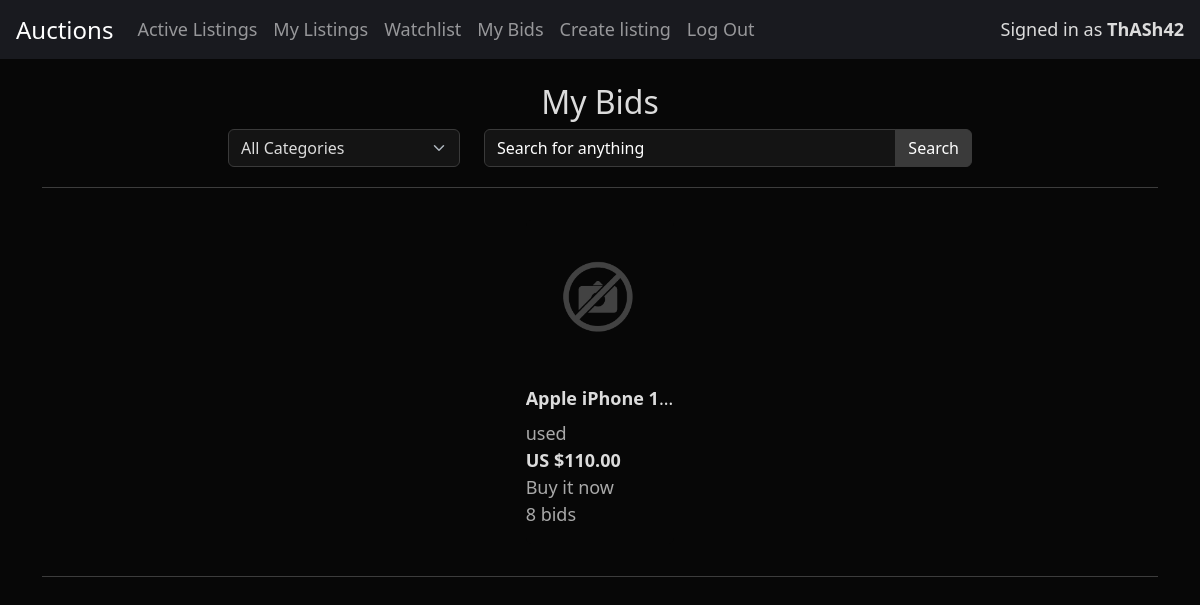
Screenshot of /my-bids (signed in) with the database file from the repository.
### auctions/models.py (models this page shows, shortened)
class User(AbstractUser):
    pass

class Listing(models.Model):
    owner = models.ForeignKey(User, on_delete=models.CASCADE, related_name="owner")
    title = models.CharField(max_length=64)
    description = models.TextField()
    start_bid = models.DecimalField(max_digits=20, decimal_places=2)
    image = models.URLField(max_length=256)
    bids = models.ManyToManyField(Bid, blank=True, related_name="bids")
    condition = models.CharField(
        max_length=16, null=True, choices=CONDITION_CHOICES
    )
    category = models.CharField(
        max_length=32, default=None, null=True, blank=True, choices=CATEGORY_CHOICES
    )
    active_status = models.CharField(
        max_length=16, default="active", choices=STATUS_CHOICES
    )
    watchlist = models.ManyToManyField(User, blank=True, related_name="watching_users")
    comments = models.ManyToManyField(Comment, blank=True, related_name="comments")
    winner = models.OneToOneField(
        User, on_delete=models.SET_NULL, blank=True, null=True, default=None
    )

class Bid(models.Model):
    price = models.DecimalField(max_digits=10, decimal_places=2)
    time = models.DateTimeField(auto_now=True)
    user = models.ForeignKey(User, on_delete=models.CASCADE, related_name="user")

### auctions/views.py (the view)
# urls.py: path("my-bids", views.my_bids, name="my_bids"),
@login_required
def my_bids(request):
    if request.method == "GET":
        ids = UserBiddingActivity.objects.filter(active_user__id=request.user.id).values_list('active_listing', flat=True)
        listings = Listing.objects.filter(id__in=ids)
        listings, search, selected_category = do_search(request.GET, listings)
        return render(request, "auctions/my_bids.html", {
            "listings": listings,
            "categories": CATEGORY_CHOICES,
            "search": search,
            "selected_category": selected_category,
        })

### auctions/utilities.py (called while the page is built)
def do_search(request_get, listings):
    if "q" in request_get or "category" in request_get:
        search = request_get.get('q', "")
        selected_category = request_get.get('category', "all")
        if search:
            listings = listings.filter(title__icontains = search)
        if selected_category != "all":
            listings = listings.filter(category = selected_category)
    else:
        search = ''
        selected_category = None
    return listings, search, selected_category

### auctions/templates/auctions/my_bids.html
{% extends 'auctions/layout.html' %}
{% block body %}
    <div class="text-center col-lg-8 m-auto">
        <h2>My Bids</h2>
        <form action="{% url 'my_bids' %}" method="GET">
            {% include "auctions/helpers/search.html" %}
        </form>
    </div>
    {% if listings %}
        {% include "auctions/helpers/listing_section.html" %}
    {% else %}
        {% include "auctions/helpers/listings_not_found.html" %}
    {% endif %}
{% endblock body %}

### auctions/templates/auctions/layout.html (shortened to what this page needs)
{% load static %}
<!DOCTYPE html>
<html lang="en" data-bs-theme="dark">
    <head>
        <link href="{% static 'auctions/scss/styles.css' %}" rel="stylesheet">
    </head>
    <body>
        <nav class="navbar navbar-expand-lg navbar-dark sticky-top bg-accent d-flex justify-content-between px-3">
            <a class="navbar-brand" href="{% url 'index' %}">Auctions</a>
            <div class="collapse navbar-collapse flex-shrink-1" id="navbarNavDropdown">
                <ul class="navbar-nav mr-auto">
                    <li class="nav-item">
                        <a class="nav-link" href="{% url 'index' %}">Active Listings</a>
                    </li>
                    <li class="nav-item">
                        <a class="nav-link" href="{% url 'my_listings' %}">My Listings</a>
                    </li>
                    <li class="nav-item">
                        <a class="nav-link" href="{% url 'watchlist' %}">Watchlist</a>
                    </li>
                    <li class="nav-item">
                        <a class="nav-link" href="{% url 'my_bids' %}">My Bids</a>
                    </li>
                    <li class="nav-item">
                        <a class="nav-link" href="{% url 'listing_create' %}">Create listing</a>
                    </li>
                    {% if user.is_authenticated %}
                        <li class="nav-item">
                            <a class="nav-link" href="{% url 'logout' %}">Log Out</a>
                        </li>
                    {% endif %}
                </ul>
            </div>
            <div id="computer-authenticated">
                {% if user.is_authenticated %}
                    Signed in as <strong>{{ user.username }}</strong>
                {% else %}
                    Not signed in.
                {% endif %}
            </div>
        </nav>
        <main class="container-md mt-4">
            {% block body %}
            {% endblock %}
        </main>
    </body>
</html>

### auctions/templates/auctions/helpers/listing_section.html (shortened to what this page needs)
<hr>
<div class="row justify-content-around m-3">
    {% for listing in listings %}
        <div class="col-6 col-sm-4 col-md-3 col-lg-2 justify-content-around p-3">
            <section class="card m-auto">
                <div>
                    <a href="{% url 'listing' listing.id %}">
                        <div>
                            {% include "auctions/helpers/image_listing_card.html" %}
                        </div>
                    </a>
                </div>
                <div class="card-body">
                    <div class="card-title">
                        <a href="{% url 'listing' listing.id %}">
                            <strong>{{ listing.title }}</strong>
                        </a>
                    </div>
                    <div>
                        <span class="card-subtitle">
                            {{ listing.condition }}
                        </span>
                    </div>
                    <div class="listing-price-div">
                        <strong>
                            {% if listing.bids.exists %}
                                    US ${{ listing.bids.first.price }}
                            {% else %}
                                    US ${{ listing.start_bid }}
                            {% endif %}
                        </strong>
                    </div>
                    <div>
                        <span class="card-subtitle">
                            {% if listing.owner.id == request.user.id %}
                                Your listing
                            {% else %}
                                Buy it now
                            {% endif %}
                        </span>
                    </div>
                    <div>
                        <span class="card-subtitle">
                            {{ listing.bids.count }}
                            {% if listing.bids.count == 1 %}
                                bid
                            {% else %}
                                bids
                            {% endif %}
                        </span>
                    </div>
                </div>
            </section>
        </div>
    {% endfor %}
</div>
<hr>

### auctions/templates/auctions/helpers/image_listing_card.html
<img
{% if listing.image %}
src="{{ listing.image }}" class="card-img-top img-fluid"
{% else %}
src="../../../static/auctions/pictures/nopicture.png"
class="no-card-img-top card-img-top"
{% endif %}
alt="Picture of listing">

### rows the page displays
User: username "ThASh42"
Listing: title "Apple iPhone 1…", condition "used", bids.first.price "110.00", shows "Buy it now", bids.count "8"
